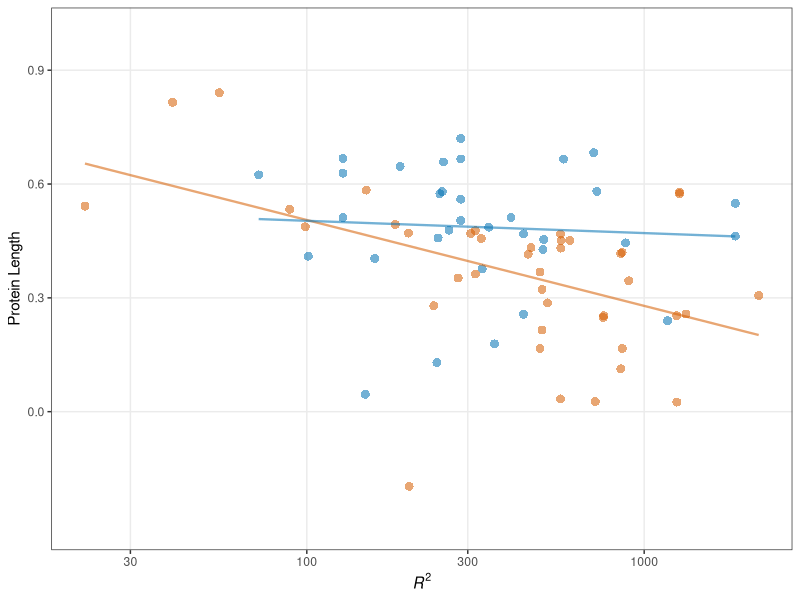
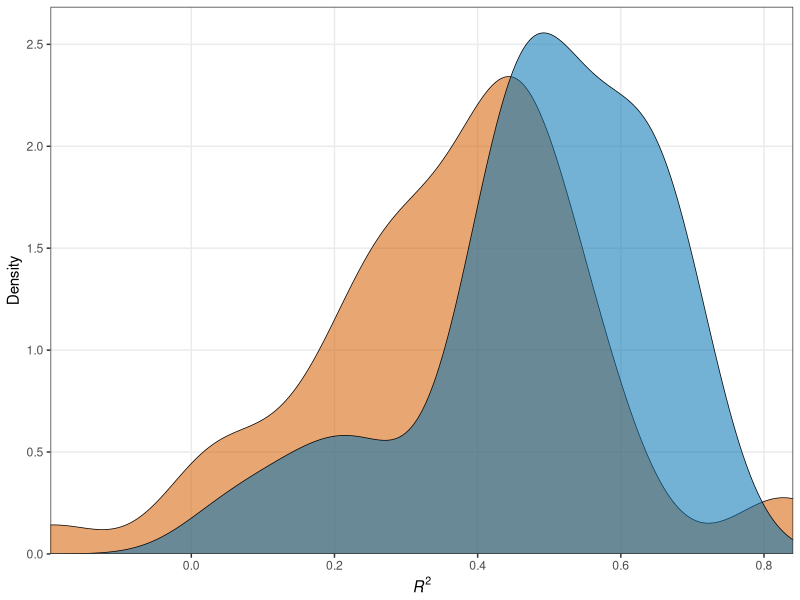
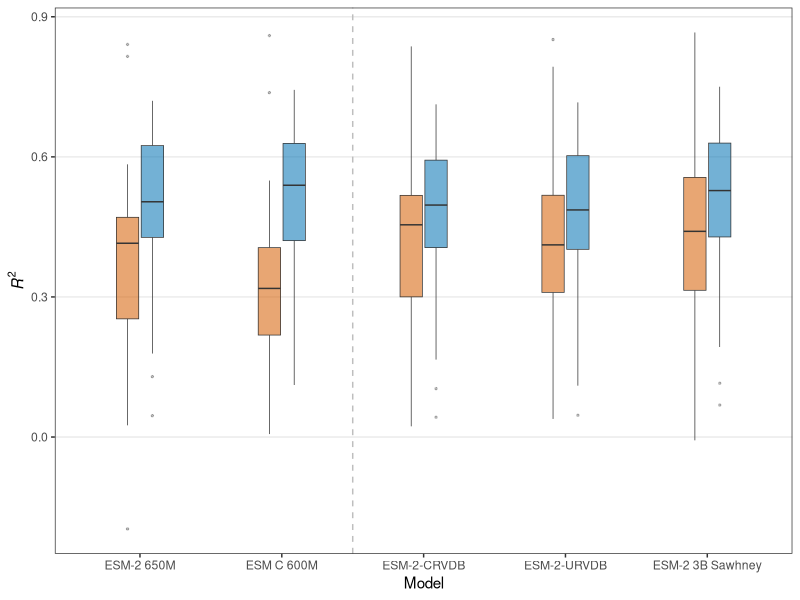
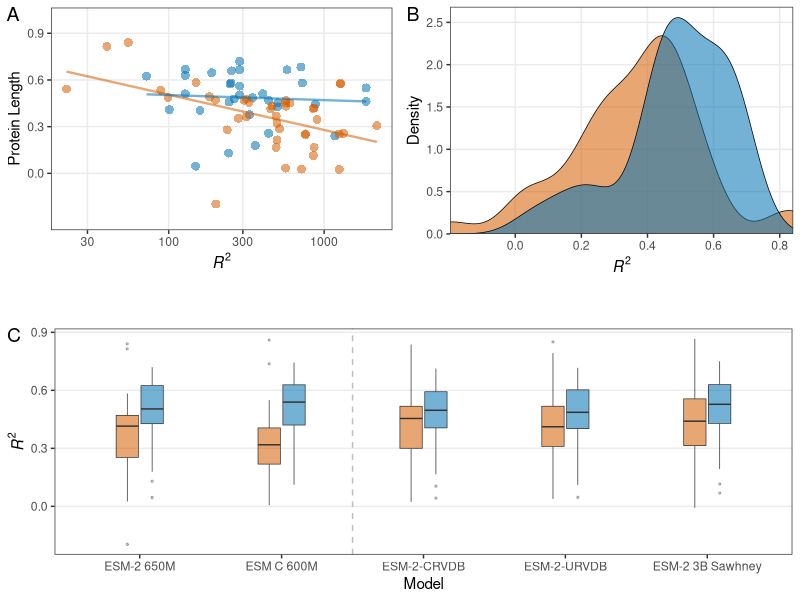
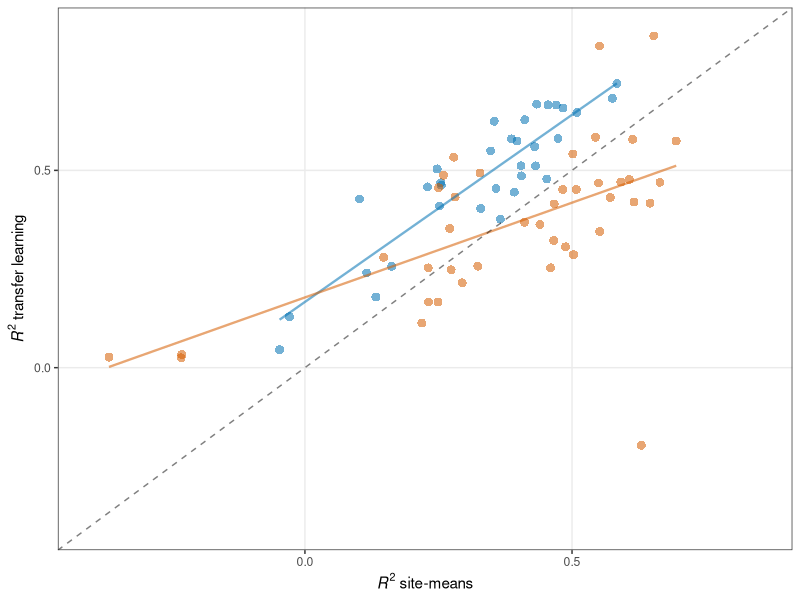
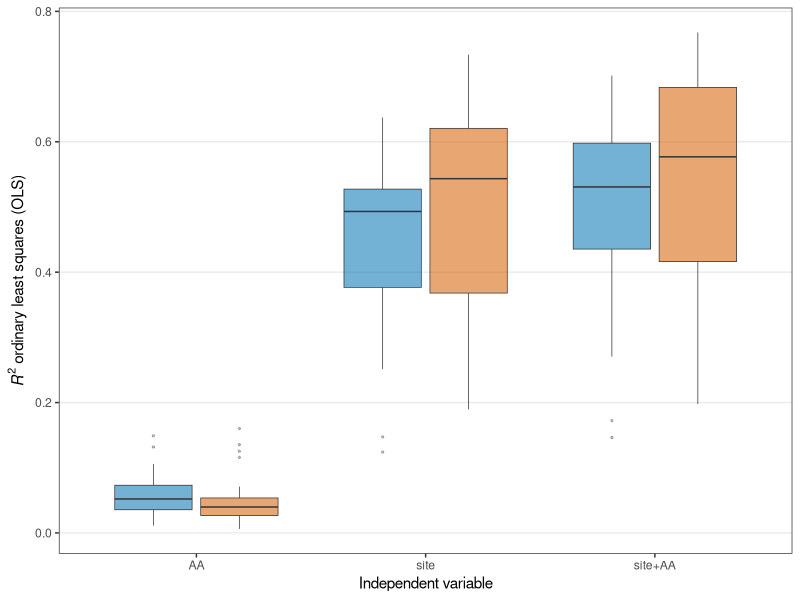
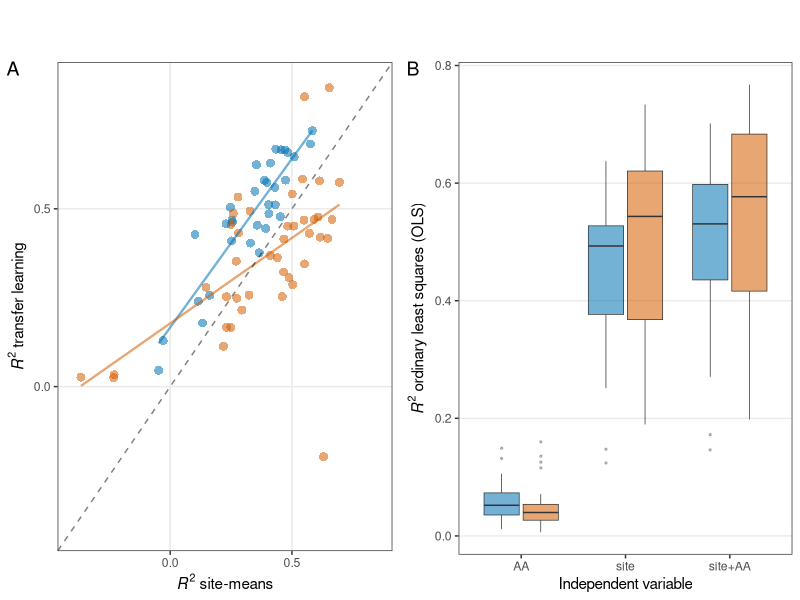
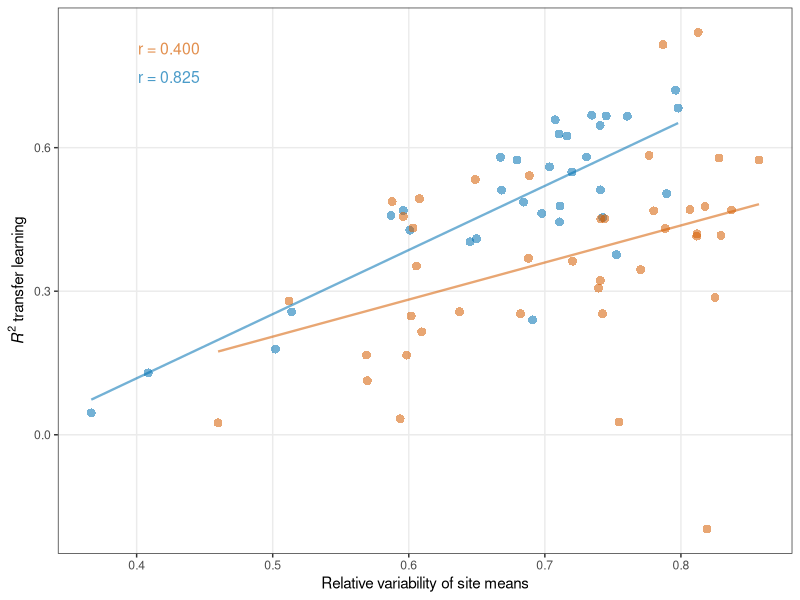

R code for these plots, in order: (Note: this script raises an error after producing the figures.)
## ---- chunk 1
library(tidyverse)
library(ggpubr)
library(cowplot)
## ---- chunk 2
# lassoCV full results
full_res <- read_csv("../experiments/compiled_results/res_lassoCV_all_models.csv")
full_res
## ---- chunk 3
# Group and average
cols <- c("rho_score_test", "R2_score_test", "rho_score_train", "R2_score_train", "prot_length")

full_res_avg <- full_res %>%
  group_by(Model, Source, Dataset, Split) %>%
  summarise(across(all_of(cols), mean)) %>%
  mutate(Source = factor(Source, levels = c("viral", "cellular")))

full_res_avg
## ---- chunk 4
esm2_pooled_avg <- full_res_avg[full_res_avg$Model == "ESM-2 650M" & full_res_avg$Split == "Pooled Split",]
esm2_pooled_avg
## ---- chunk 5
# Figure 1 A
p1a <- ggplot(esm2_pooled_avg, aes(x = prot_length, y = R2_score_test, color = Source)) +
  scale_color_manual(values = c("viral" = "#D55E00", "cellular" = "#0072B2")) +
  geom_point(size = 3, alpha = 0.55, stroke=0) +
  geom_line(stat="smooth",method = "lm", size = 0.8, alpha = 0.55) +
  
  scale_x_log10(
    name=expression(italic(R)^2)
  ) +
  
  scale_y_continuous(
    name="Protein Length",
    limits = c(-0.3, 1),
    breaks = c(0, 0.3, 0.6, 0.9)
  ) +

  theme_bw() +
  theme(legend.position = 'none', legend.title = element_blank(), panel.grid.minor = element_blank())

print(p1a)
## ---- chunk 6
# Figure 1 B
p1b <- ggplot(esm2_pooled_avg, aes(x = R2_score_test)) +
  geom_density(aes(fill = Source),  alpha = 0.55, linewidth = 0.25) +
  scale_fill_manual(values = c("viral" = "#D55E00", "cellular" = "#0072B2")) +
  
  scale_y_continuous(name="Density",
                     expand = c(0, 0, 0.05, 0)) +
  
  scale_x_continuous(name=expression(italic(R)^2),
                     expand = c(0, 0, 0.0, 0.0)) +
  
  theme_bw() +
  theme(legend.position = 'none',
        legend.title = element_blank(),
        panel.grid.minor = element_blank(),
        plot.margin = margin(0.068, 0.068, 0.038, 0.068, "in"))

print(p1b)
## ---- chunk 7
# Figure 1 C
full_pooled_avg <- full_res_avg[full_res_avg$Split == "Pooled Split",] %>% 
 mutate(Model = factor(Model, levels = c('ESM-2 650M', 'ESM C 600M', 'ESM-2-CRVDB', 'ESM-2-URVDB', 'ESM-2 3B Sawhney')))

p1c <- ggplot(full_pooled_avg, aes(x = Model, y = R2_score_test, fill = Source)) +
  geom_boxplot(outlier.size = 0.5, outlier.alpha = 0.3, width = 0.35, alpha = 0.55, linewidth = 0.25) +
  scale_fill_manual(values = c("viral" = "#D55E00", "cellular" = "#0072B2")) +
  geom_vline(xintercept = 2.5, linetype = 'dashed', color = 'gray', linewidth = 0.5) +
  
  scale_x_discrete(name='Model') +
  scale_y_continuous(name=expression(italic(R)^2)) +
  
  theme_bw() +

   theme(
    legend.position = 'none',      
    legend.title = element_blank(),
    panel.grid.major.x = element_blank(),
    panel.grid.minor.y = element_blank(),
) 

p1c 



# Figure 1 C - version 2
# full_pooled_avg <- full_res_avg[full_res_avg$Split == "Pooled Split",] %>% 
#  mutate(Model = factor(Model, levels = c('ESM-2 650M', 'ESM C 600M', 'ESM-2-CRVDB', 'ESM-2-URVDB', 'ESM-2 3B Sawhney')))
# 
# p1c <- ggplot(full_pooled_avg, aes(x = Model, y = R2_score_test, fill = Source)) +
#   geom_boxplot(outlier.size = 0.5, outlier.alpha = 0.3, width = 0.35, alpha = 0.55, linewidth = 0.25, key_glyph='rect') +
#   scale_fill_manual(values = c("viral" = "#D55E00", "cellular" = "#0072B2")) +
#   geom_vline(xintercept = 2.5, linetype = 'dashed', color = 'gray', linewidth = 0.5) +
#   
#   scale_x_discrete(name='Model') +
#   scale_y_continuous(name=expression(italic(R)^2)) +
#   
#   theme_bw() +
# 
#    theme(
#     legend.position = c(1, 1.2),      
#     legend.justification = c("right", "top"),
#     legend.direction = "horizontal",
#     legend.title = element_blank(),
#     panel.grid.major.x = element_blank(),
#     panel.grid.minor.y = element_blank(),
#     plot.margin = margin(t = 50, r = 9, b = 9, l = 9),
# ) 
# 
#   
# p1c 
## ---- chunk 8
# Extract the shared legend from one of the plots
shared_legend <- get_legend(
  p1b + theme(
    legend.position = "top",
    legend.justification = c("right", "top"),
    legend.direction = "horizontal"
  )
)


# Specify positioning for figure composition
fig1_top <- plot_grid(p1a, p1b, ncol = 2, labels = c('A', 'B'), label_fontface = "plain")
fig1_bottom <- plot_grid(p1c, labels = c('C'), label_fontface = "plain")

# Compose figure 1
fig1 <- plot_grid(
  fig1_top,
  shared_legend,
  fig1_bottom,
  ncol = 1,
  rel_heights = c(1, 0.15, 1)
)

print(fig1)

#ggsave(path = '../experiments/figures', 'comp1_pLMs_res_v03.png', width = 8, height = 7, units = 'in', dpi = 600, bg='white')
## ---- chunk 9
# Figure 2 A
lassoCV_AVG <- read_csv("../experiments/compiled_results/res_lassoCV_x_AVG.csv", show_col_types = FALSE)

lassoCV_AVG
## ---- chunk 10
p2a <- ggplot(lassoCV_AVG, aes(x = R2_AVG, y = R2_ESM2_650M, color = Source)) +
  scale_color_manual(values = c("viral" = "#D55E00", "cellular" = "#0072B2")) +
  geom_point(size = 3, alpha = 0.55, stroke=0) +
  geom_line(stat="smooth",method = "lm", size = 0.8, alpha = 0.55) +
  geom_abline(intercept = 0, alpha = 0.5, linetype = 'dashed') +
  
  theme_bw() +
  theme(legend.position = 'none', panel.grid.minor = element_blank()) +
  
  scale_x_continuous(
    name = expression(paste(italic(R)^{2}, ' site-means')),
    limits = c(-0.4, 0.85)
      ) +
  scale_y_continuous(
    name = expression(paste(italic(R)^{2}, ' transfer learning')),
    limits = c(-0.4, 0.85)
      ) 
  


print(p2a)
## ---- chunk 11
# Figure 2 B
res_OLS <- read_csv("../experiments/compiled_results/res_OLS.csv", show_col_types = FALSE)
res_OLS
## ---- chunk 12
p2b <- ggplot(res_OLS, aes(x = Model, y = R2, fill = Source)) +
  scale_fill_manual(values = c("viral" = "#D55E00", "cellular" = "#0072B2")) +
  geom_boxplot(outlier.size = 0.5, outlier.alpha = 0.3, alpha = 0.55, linewidth = 0.25) +
  theme_bw() +
  labs(
    x = 'Independent variable',
    y = expression(paste(italic(R)^2, ' ordinary least squares (OLS)'))
    ) +
  
  theme(
    legend.position = 'none',
    legend.title = element_blank(),
    panel.grid.major.x = element_blank(),
    panel.grid.minor.y = element_blank(),
) 
  
print(p2b)
## ---- chunk 13
# Extract the shared legend from one of the plots
shared_legend <- get_legend(
  p1b + theme(
    legend.position = "top",
    legend.justification = c("right", "top"),
    legend.direction = "horizontal"
  )
)

# Compose figure 2
fig2 <- plot_grid(
  shared_legend,
  plot_grid(p2a, p2b, ncol = 2, labels = c('A', 'B'), 
            label_fontface = "plain", rel_widths = c(1, 1)),
  ncol = 1,
  rel_heights = c(0.1, 1)
)


print(fig2)
#ggsave(path='../experiments/figures/', filename='comp2_lassoCV_AVG_OLS_v03.png', width = 8, height = 4, units = 'in', dpi = 600, bg='white')
## ---- chunk 14
# Load variability metrics results
res_var <- read_csv("../experiments/compiled_results/res_lassoCV_esm2_650m_all_metrics.csv", show_col_types = FALSE)
res_var <- res_var[res_var$Split == "Pooled Split",]
res_var
## ---- chunk 15
# Figure 3 A
corr_viral <- cor.test(res_var[res_var$Source == "viral",]$RVSM, res_var[res_var$Source == "viral",]$R2_score_test)
corr_cellular <- cor.test(res_var[res_var$Source == "cellular",]$RVSM, res_var[res_var$Source == "cellular",]$R2_score_test)

p3a <- ggplot(res_var, aes(x = RVSM, y = R2_score_test, color = Source)) +
  scale_color_manual(values = c("viral" = "#D55E00", "cellular" = "#0072B2")) +
  geom_point(size = 3, alpha = 0.55, stroke=0) +
  geom_line(stat="smooth",method = "lm", size = 0.8, alpha = 0.55) +
  annotate(
    "text",
    x = 0.401, y = 0.82,
    hjust = 0, vjust = 1,
    size = 4,
    label = sprintf("r = %.3f", corr_viral$estimate),
    color = '#D55E00B3'
  ) +
  annotate(
    "text",
    x = 0.401, y = 0.76,
    hjust = 0, vjust = 1,
    size = 4,
    label = sprintf("r = %.3f", corr_cellular$estimate),
    color = '#0072B2B3'
  ) +
  theme_bw() +
  theme(legend.position = 'none', panel.grid.minor = element_blank()) +
  
  labs(
    y = expression(paste(italic(R)^2, ' transfer learning')),
    x = "Relative variability of site means"
  )

print(p3a)
## ---- chunk 16
# Figure 3 B
corr_RF_viral <- cor.test(res_var[res_var$Source == "viral",]$RVSM, res_var[res_var$Source == "viral",]$FHVS)
corr_RF_cellular <- cor.test(res_var[res_var$Source == "cellular",]$RVSM, res_var[res_var$Source == "cellular",]$FHVS)

p3b <- ggplot(res_var, aes(x = RVSM, y = FHVS, color = Source)) +
  scale_color_manual(values = c("viral" = "#D55E00", "cellular" = "#0072B2")) +
  geom_point(size = 3, alpha = 0.55, stroke=0) +
  #geom_smooth(method = 'lm', se = FALSE) +
  geom_line(stat="smooth",method = "lm", size = 0.8, alpha = 0.55) +
  annotate(
    "text",
    x = 0.7, y = 0.90,
    hjust = 0, vjust = 1,
    size = 4,
    label = sprintf("r = %.3f", corr_RF_viral$estimate),
    color = '#D55E00B3'
  ) +
  annotate(
    "text",
    x = 0.7, y = 0.85,
    hjust = 0, vjust = 1,
    size = 4,
    label = sprintf("r = %.3f", corr_RF_cellular$estimate),
    color = '#0072B2B3'
  ) +
  theme_bw() +
  theme(legend.position = 'none', panel.grid.minor = element_blank()) +
  labs(y = 'Fraction of highly variable sites', x = 'Relative variability of site means')

print(p3b)
## ---- chunk 17
# Figure 3 C -- unfinished
p3c <- ggplot(res_var, aes(x = FHVS, y = R2_score_test, color = Source)) +
  scale_color_manual(values = c("viral" = "#D55E00", "cellular" = "#0072B2")) +
  geom_point(size = 3, alpha = 0.55, stroke=0) +
  geom_smooth(method = 'lm', formula = 'y ~ I(x*x) + x', se=FALSE, size=0.7, color = '#63636380') +

  theme_bw() +
  theme(legend.position = 'none', panel.grid.minor = element_blank()) +
  labs(y = expression(paste(italic(R)^2, " transfer learning")),
        x = "Fraction of highly variable sites"
  )
  
print(p3c)
## ---- chunk 18
# Figure 3 D
lassoCV_AVG <- read_csv("../experiments/compiled_results/res_lassoCV_x_AVG_HVS.csv", show_col_types = FALSE)


p3d <- ggplot(lassoCV_AVG, aes(x = R2_AVG_HVS, y = R2_ESM2_650M_HVS, color = Source)) +
  scale_color_manual(values = c("viral" = "#D55E00", "cellular" = "#0072B2")) +
  geom_point(size = 3, alpha = 0.55, stroke = 0) +
  geom_line(stat="smooth",method = "lm", size = 0.8, alpha = 0.55) +
  geom_abline(intercept = 0, alpha = 0.5, linetype = 'dashed') +
  
  theme_bw() +
  theme(legend.position = 'none', panel.grid.minor = element_blank()) +
  scale_y_continuous(
    name=expression(paste(italic(R)^2, ' transfer learning')),
    limits = c(-1, 0.9),
  ) +
  scale_x_continuous(
    name=expression(paste(italic(R)^2, ' site-means')),
    limits=c(-1, 0.9),
  )


print(p3d)
## ---- chunk 19
# Extract the shared legend from one of the plots
shared_legend <- get_legend(
  p1b + theme(
    legend.position = "top",
    legend.justification = c("right", "top"),
    legend.direction = "horizontal"
  )
)




fig3 <- plot_grid(
  plot_grid(p3a, p3b, ncol = 2, nrow = 1, labels = c('A', 'B'), rel_widths = c(1, 1), rel_heights = c(1, 1), label_fontface = "plain"),
  plot_grid(shared_legend, ncol = 1, nrow = 1, rel_heights = 1), 
  plot_grid(p3c, p3d, ncol = 2, nrow = 1, labels = c('C', 'D'), rel_widths = c(1, 1), rel_heights = c(1, 1), label_fontface = "plain"),
  ncol = 1,
  rel_heights = c(1, 0.1, 1)
)

print(fig3)
#ggsave(path = '../experiments/figures/', 'comp3_site_variation4_v03.png', width = 8, height = 7, units = 'in', dpi = 600, bg='white')
## ---- chunk 20
# Figure 4
full_res_avg_df = full_res_avg %>% 
  mutate(Model = factor(Model, levels = c('ESM-2 650M', 'ESM C 600M', 'ESM-2-CRVDB', 'ESM-2-URVDB', 'ESM-2 3B Sawhney')))


p4 <- ggplot(full_res_avg_df, aes(x = Model, y = R2_score_test, fill = Split)) +
  scale_fill_manual(values = c("Pooled Split" = "#20B15C", "Site Split" = "#E2B40E"),
                    labels = c("Pooled", "Stratified by Site")) +
  geom_boxplot(outlier.size = 0.5, outlier.alpha = 0.3, width = 0.5, alpha = 0.55, linewidth = 0.25) +
  geom_vline(xintercept = 2.5, linetype = 'dashed', color = 'gray', linewidth = 0.5) +
  
  labs(x = 'Model', y = expression(italic(R)^2)) +
  
  facet_wrap(~Source, nrow = 2) +
  
  theme_bw() +
  theme(panel.grid.major.x = element_blank(), legend.position = 'top', legend.title = element_blank())

print(p4)
#ggsave(path = '../experiments/figures/', 'fig4_site_x_pooled_all_models_v03.png', width = 8, height = 5, units = 'in', dpi = 600)

## ---- chunk 21
# ProteinGym metrics
prot_gym <- read_csv("../experiments/compiled_results/protein_gym_plus_var_res.csv", show_col_types = FALSE)


prot_gym <- prot_gym %>%
  mutate(
    model_name = case_when(
    model_name == 'Embeddings - Augmented - ESM1v' ~ 'ESM1v',
    model_name == 'Embeddings - Augmented - MSA Transformer' ~ 'MSA Transformer',
    model_name == 'Embeddings - Augmented - Tranception' ~ 'Tranception',
    TRUE ~ model_name  # keep everything else as-is
    ),
    
    model_name = factor(model_name, levels=c('Kermut', 'ProteinNPT', 'MSA Transformer', 'Tranception', 'ESM1v')),
    
    fold_variable_name = case_when(
    fold_variable_name == 'fold_contiguous_5' ~ 'contiguous',
    fold_variable_name == 'fold_modulo_5' ~ 'modulo',
    fold_variable_name == 'fold_random_5' ~ 'random',
    TRUE ~ model_name  # keep everything else as-is
    ),
  ) %>%
  filter(model_name %in% c('Kermut', 'ProteinNPT', 'MSA Transformer', 'Tranception', 'ESM1v'))




prot_gym
## ---- chunk 22
p5a <- ggplot(prot_gym, aes(x=model_name, y=Spearman, fill=fold_variable_name)) +
  geom_boxplot() +
  geom_vline(xintercept = 2.5, linetype = 'dashed', color = 'gray', linewidth = 0.5) +
  theme_bw() +
  theme(
    legend.title = element_blank(),
    legend.position = 'top',
  ) +
  scale_y_continuous(name=Spearman~rho) +
  scale_x_discrete(name='')


p5a
## ---- chunk 23
kermut <- prot_gym[prot_gym$model_name == "Kermut" & prot_gym$fold_variable_name == "random",]
kermut

model <- lm(Spearman ~ RVSM + FHVS, data = kermut)
summary(model)

# R^2
r2 <- summary(model)$r.squared
print(r2)
## ---- chunk 24
# Figure 5
kermut$y_pred <- predict(model, newdata = kermut)
kermut$y_true <- kermut$Spearman

p5b <- ggplot(kermut, aes(x = y_pred, y = y_true)) +
  geom_smooth(method='lm', se=FALSE, color = '#00000080', size=0.5) +
  geom_point(size=3, alpha=0.7, color='#26456EFF', stroke=0) +
  theme_bw() +
  annotate(
    "text",
    x = 0.26, y = 0.91,
    hjust = 0, vjust = 1,
    size = 4,
    label = paste(expression(italic(R)^2), sprintf("== %.3f", r2)),
    parse = TRUE
  ) +
  labs(x = bquote(Spearman~rho~"(Predicted)"), y = bquote(Spearman~rho~"(Actual)")) +
  theme(legend.position = "top", panel.grid.minor = element_blank())

print(p5b)

#ggsave(path = '../experiments/figures/', 'fig5_actual_x_predicted_protGym_v03.3.png', width = 4, height = 3.5, units = 'in', dpi = 300, )
## ---- chunk 25
library(MASS)

dens <- kde2d(kermut$y_pred, kermut$y_true, n = 150)

ix <- findInterval(kermut$y_pred, dens$x)
iy <- findInterval(kermut$y_true, dens$y)

kermut$density <- dens$z[cbind(ix, iy)]
kermut$density <- kermut$density / max(kermut$density) # normilize



p5 <- ggplot(kermut, aes(x = y_pred, y = y_true)) +
  geom_smooth(method='lm', se=FALSE, color = '#00000080', size=0.5) +
  geom_point(aes(color = density), size=2, alpha=0.8, stroke=0) +
  scale_color_viridis_c(name = "Point density") +
  theme_bw() +
  annotate(
    "text",
    x = 0.26, y = 0.91,
    hjust = 0, vjust = 1,
    size = 4,
    label = paste(expression(italic(R)^2), sprintf("== %.3f", r2)),
    parse = TRUE
  ) +
  labs(x = "Spearman (Predicted)", y = "Spearman (Actual)") +
  theme(
    legend.position = "right", 
    #legend.direction = "horizontal",
    panel.grid.minor = element_blank(),
    legend.title = element_text(size = 10, margin = margin(b = 15, l=-10)),
    #legend.title = element_text(size = 10, margin = margin(b = 5, l=15)),
    legend.title.position = 'top',
    legend.key.size = unit(1.1, "lines"),
    )


print(p5)
ggsave(path = '../experiments/figures/', 'fig5_actual_x_predicted_protGym_v03.2.png', width = 5, height = 3.5, units = 'in', dpi = 600)
## ---- chunk 26
set.seed(55)

# make axes with ellipses
aa <- c("A", "C", "...", "... ", "W", "Y")
pos_labels <- c("1", "2", "3", "...", " ", "  ", "... ", "L-2", "L-1", "L")

n_aa <- length(aa)
L <- length(pos_labels)

# grid
df <- expand.grid(
  pos = factor(pos_labels, levels = pos_labels),
  aa  = factor(aa, levels = aa)
)

# dataframe for pooled
test_frac <- 0.2
df_rand <- df %>%
  mutate(
    split = ifelse(runif(n()) < test_frac, "test data", "train data"),
    scheme = "Pooled"
  )

# dataframe for stratified by site
test_pos <- sample(pos_labels, size = 2)
df_pos <- df %>%
  mutate(
    split = ifelse(pos %in% test_pos, "test data", "train data"),
    scheme = "Stratified by site"
  )

df_all <- bind_rows(df_rand, df_pos)

# plot
s4 <- ggplot(df_all, aes(x = pos, y = aa, fill = split)) +
  geom_tile(color = "black", linewidth = 0.3, linetype = 'dotted') +
  scale_fill_manual(values = c("train data" = "#e1f7d5", "test data" = "#f1cbff")) +
  facet_wrap(~ scheme, nrow = 1) +
  labs(
    x = "Sequence position index",
    y = "Amino acid substitution"
  ) +
  theme_bw() +
  theme(
    panel.grid = element_blank(),
    axis.ticks = element_blank(),
    axis.text.y = element_text(angle = 90, vjust = 0.5, hjust = 0.5),
    legend.title = element_blank()
  )

print(s4)

ggsave('supp_pooled_site_schematic.png', width = 8, height = 2.5, units = 'in', dpi = 300, path = '../experiments')
## ---- chunk 27
p4supp <- ggplot(full_res_avg, aes(x = Model, y = rho_score_test, fill = Split)) +
  scale_fill_manual(values = c("Pooled Split" = "#20B15C", "Site Split" = "#E2B40E"),
                    labels = c("Pooled", "Stratified by Site")) +
  geom_boxplot(outlier.size = 0.5, outlier.alpha = 0.3, width = 0.5, alpha = 0.5) +
  geom_vline(xintercept = 2.5, linetype = 'dashed', color = 'gray', linewidth = 0.5) +
  scale_x_discrete(labels = c("ESM-2 650M", "ESM C 600M", "ESM-2 650M CRVDB", "ESM-2 650M URVDB", "ESM-2 3B Sawhney")) +
  labs(x = 'Model', y = expression(rho)) +
  theme_bw() +
  facet_wrap(~Source, nrow = 2) +
  theme(panel.grid.major.x = element_blank(), legend.position = 'top', legend.title = element_blank())

print(p4supp)

#ggsave('supp4_site_x_pooled_spearman.png', width = 8, height = 5, units = 'in', dpi = 300, path = '../experiments')
